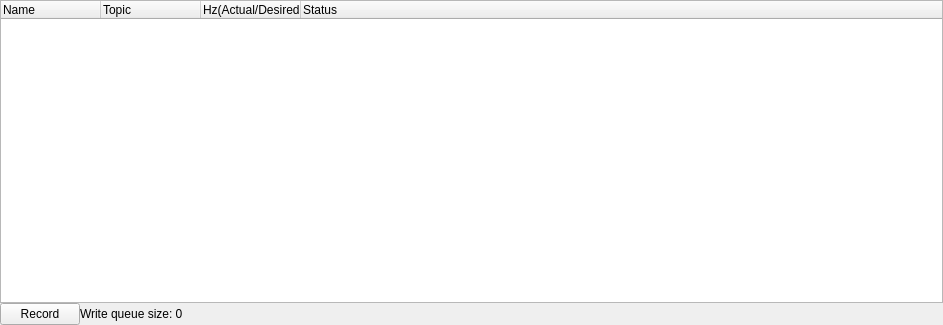
<?xml version="1.0" encoding="UTF-8"?>
<ui version="4.0">
 <class>SensorMonitor</class>
 <widget class="QWidget" name="SensorMonitor">
  <property name="geometry">
   <rect>
    <x>0</x>
    <y>0</y>
    <width>943</width>
    <height>325</height>
   </rect>
  </property>
  <property name="windowTitle">
   <string>SensorMonitor</string>
  </property>
  <layout class="QVBoxLayout" name="verticalLayout">
   <property name="spacing">
    <number>0</number>
   </property>
   <property name="leftMargin">
    <number>0</number>
   </property>
   <property name="topMargin">
    <number>0</number>
   </property>
   <property name="rightMargin">
    <number>0</number>
   </property>
   <property name="bottomMargin">
    <number>0</number>
   </property>
   <item>
    <layout class="QVBoxLayout" name="main_layout" stretch="0,0">
     <item>
      <widget class="QTreeWidget" name="sensor_list">
       <property name="columnCount">
        <number>4</number>
       </property>
       <column>
        <property name="text">
         <string>Name</string>
        </property>
       </column>
       <column>
        <property name="text">
         <string>Topic</string>
        </property>
       </column>
       <column>
        <property name="text">
         <string>Hz(Actual/Desired)</string>
        </property>
       </column>
       <column>
        <property name="text">
         <string>Status</string>
        </property>
       </column>
      </widget>
     </item>
     <item>
      <layout class="QHBoxLayout" name="record_layout">
       <item>
        <widget class="QPushButton" name="record_btn">
         <property name="text">
          <string>Record</string>
         </property>
        </widget>
       </item>
       <item>
        <widget class="QLabel" name="write_queue_label">
         <property name="text">
          <string>Write queue size: 0</string>
         </property>
        </widget>
       </item>
       <item>
        <spacer name="horizontalSpacer">
         <property name="orientation">
          <enum>Qt::Horizontal</enum>
         </property>
         <property name="sizeHint" stdset="0">
          <size>
           <width>40</width>
           <height>20</height>
          </size>
         </property>
        </spacer>
       </item>
      </layout>
     </item>
    </layout>
   </item>
  </layout>
 </widget>
 <resources/>
 <connections/>
</ui>
